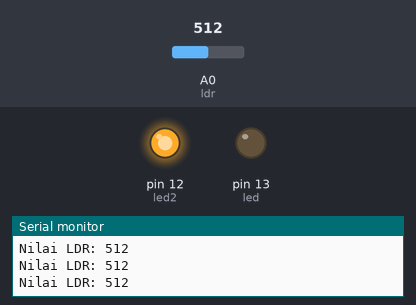
Bench run of a sketch on a simulated Arduino Uno, built with avr-gcc and run on an emulated ATmega328P. Shown: output pins drawn as LEDs (lit = HIGH), the last lines printed to the serial monitor. Inputs (shaded band) come from the test bench; at power-on: A0 (ldr) = 512.

Above: at 1.2 s.
1.3 s: A0 (ldr) set to 489
At 1.6 s:
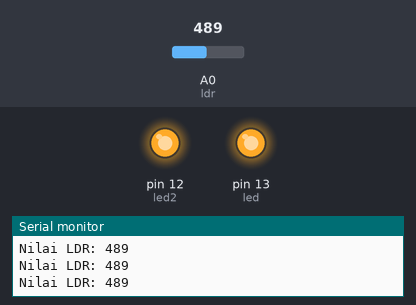
2.8 s: A0 (ldr) set to 510
At 3.9 s:
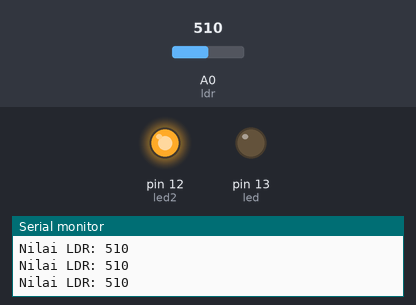
5.8 s: A0 (ldr) set to 490
At 7.2 s:
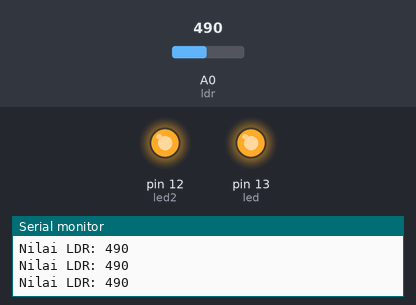
Timing chart, 0 to 8.8 s (numbered marks = the images above; inputs shaded):
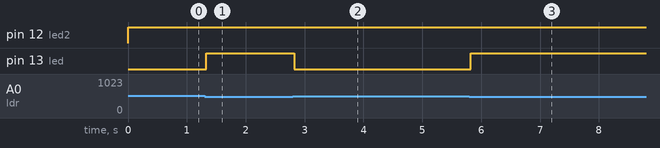

The sketch:

ldrled.ino
```cpp
byte ldr= A0;
byte led= 13;
byte led2= 12;
int nilai;

void setup(){
  pinMode(led, OUTPUT);
  pinMode(led2, OUTPUT);
  Serial.begin(9600);
}

void loop(){
  digitalWrite(led2, HIGH);
  nilai= analogRead(ldr);
  Serial.print("Nilai LDR: ");
  Serial.println(nilai);

  if(nilai < 500){
    digitalWrite(led, HIGH);
  }
  else{
    digitalWrite(led, LOW);
  }

}
```

Measured:
- the behaviour switches between 500 and 499 on A0 (ldr) (found by bisection; images 0 and 1)
- after the input at 1.3 s, pin 13 (led): LOW → HIGH at once
- after the input at 2.8 s, pin 13 (led): HIGH → LOW at once
- after the input at 5.8 s, pin 13 (led): LOW → HIGH at once
